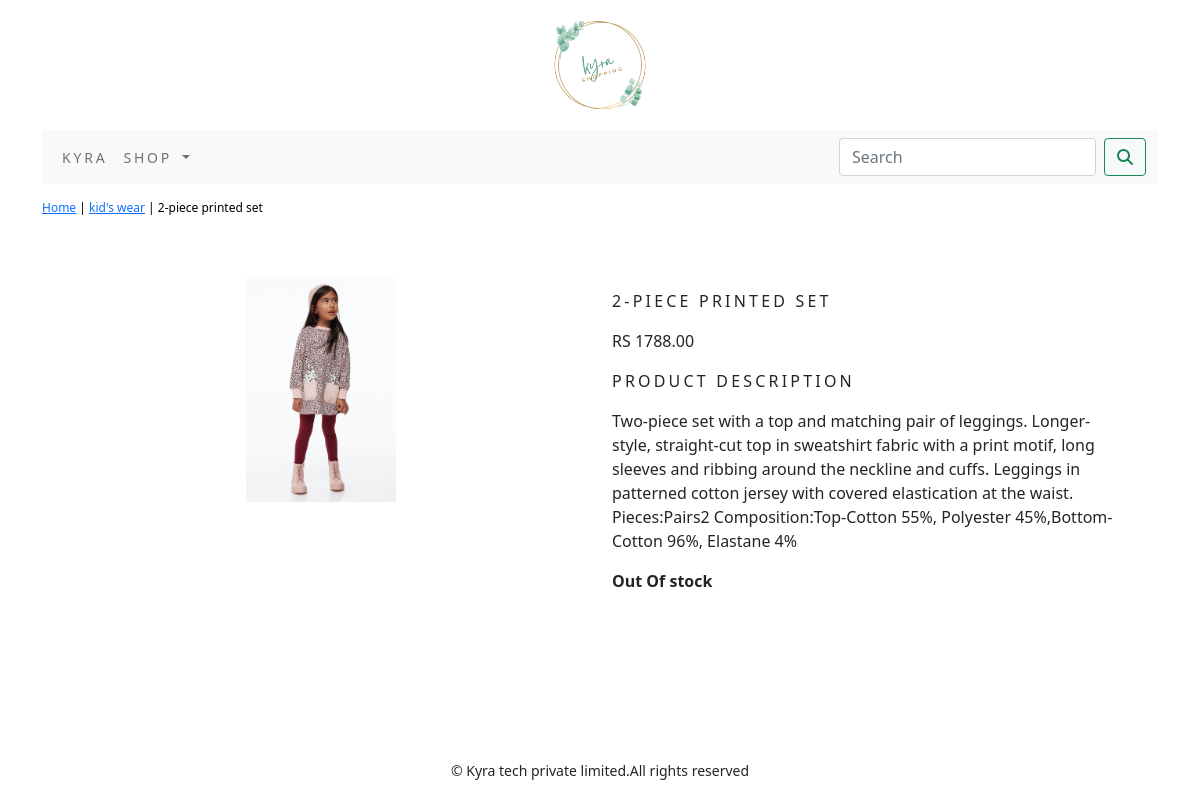
Screenshot of /kyra/kids-wear/2-piece-printed-set/ with the database file from the repository.
### Kyra/models.py (models this page shows, shortened)
class Product(models.Model):
    name = models.CharField(max_length=250, unique=True)
    slug = models.SlugField(max_length=250, unique=True)
    desc = models.TextField(blank=True)
    price = models.DecimalField(max_digits=10, decimal_places=2)
    category = models.ForeignKey(Category, on_delete=models.CASCADE)
    img = models.ImageField(upload_to='product', blank=True)
    stock = models.IntegerField()
    available = models.BooleanField(default=True)
    created = models.DateTimeField(auto_now_add=True)
    updated = models.DateTimeField(auto_now=True)
    class Meta:
        ordering = ('name',)
        verbose_name = 'product'
        verbose_name_plural = 'products'

class Category(models.Model):
    name = models.CharField(max_length=250, unique=True)
    slug = models.SlugField(max_length=250, unique=True)
    desc = models.TextField(blank=True)
    img = models.ImageField(upload_to='category', blank=True)
    class Meta:
        ordering = ('name',)
        verbose_name = 'category'
        verbose_name_plural = 'categories'
    def get_url(self):
        return reverse('Kyra:products_by_category', args=[self.slug])
    def __str__(self):
        return '{}'.format(self.name)

### Kyra/views.py (the view)
# urls.py: path('<slug:c_slug>/<slug:product_slug>/', views.prodetail, name='productcatdetail'),
def prodetail(request, c_slug, product_slug):
    try:
        product = Product.objects.get(category__slug=c_slug, slug=product_slug)
    except Exception as e:
        raise e
    return render(request, 'product.html', {'product': product})

### Kyra/context_processors.py (called while the page is built)
def menu_links(request):
    links = Category.objects.all()
    return dict(links=links)

### cart/context_processors.py (called while the page is built)
def counter(request):
    item_count=0
    if 'admin' in request.path:
        return{}
    else:
        try:
            cart=Cart.objects.filter(cart_id=_cart_id(request))
            car_items=CartItem.objects.all().filter(cart=cart[:1])
            for cart_item in car_items:
                item_count += cart_item.quantity
        except Cart.DoesNotExist:
            item_count=0
    return dict(item_count=item_count)

### cart/views.py (called while the page is built)
def _cart_id(request):
    cart=request.session.session_key
    if not cart:
        cart=request.session.create()
    return cart

### templates/product.html (shortened to what this page needs)
{% extends 'base.html' %}
{% load static %}
 {% block content %}
<div class="row my_prod_row_class">
        <div class="mx_auto">
            <p><a href="{% url 'Kyra:allprodcat' %}">Home</a> | <a href="{{product.category.get_url}}">{{product.category}}</a> | {{product.name}}</p>
        </div>
</div>
<div class="container">
<br>
   <div class="row">
       <div class="col-12 col-sm-12 col-md-12 col-lg-6 text-center">
           <div style="min-width:18rem">
               <img src="{{ product.img.url}}" alt="{{product.name}}" width="150px">
           </div>
       </div>
               <div class="col-12 col-sm-12 col-md-12 col-lg-6">
                   <div>
                    <h1 class="my_prod_title">{{product.name}}</h1>
                    <p>RS {{product.price}}</p>
                     <p class="my_title">product description</p>
                    <p class="text-justify my_prod_text">{{product.desc}}</p>
                         {% if product.stock <= 0 %}
                             <p class="text-justify my_prod_text"><b>Out Of stock</b></p>
                         {% else %}
                   <a class="btn btn-secondary" href="{% url 'cart:add_cart' product.id %}">Add To Cart</a>
                         {% endif %}
                    </div>
               </div>
         </div>
</div>
{% endblock %}

### static/css/custom.css (style rules this page uses)
body { font-family: 'Oswald', sans-serif; }
.my_title { font-size:16px; text-transform:uppercase; letter-spacing:.2em; }
.my_prod_row_class { padding-top:15px; padding-bottom:20px; }
.my_prod_row_class .mx_auto { color:black; font-size:12px; text-decoration:none; }
.my_prod_title { font-size:16px; text-transform:uppercase; letter-spacing:.2em; padding-top:15px; padding-bottom:10px; }
.my_prod_text { padding-right:20px; }

### rows the page displays
Product: category "kid's wear", name "2-piece printed set", img (picture), name "2-PIECE PRINTED SET", price "1788.00", desc "Two-piece set with a top and matching pair of leggings. Longer-style, straight-cut top in sweatshirt fabric with a print motif, long sleeves and ribbing around the neckline and cuffs. Leggings in patterned cotton jersey with covered elastication at the waist. Pieces:Pairs2 Composition:Top-Cotton 55%, Polyester 45%,Bottom- Cotton 96%, Elastane 4%"
